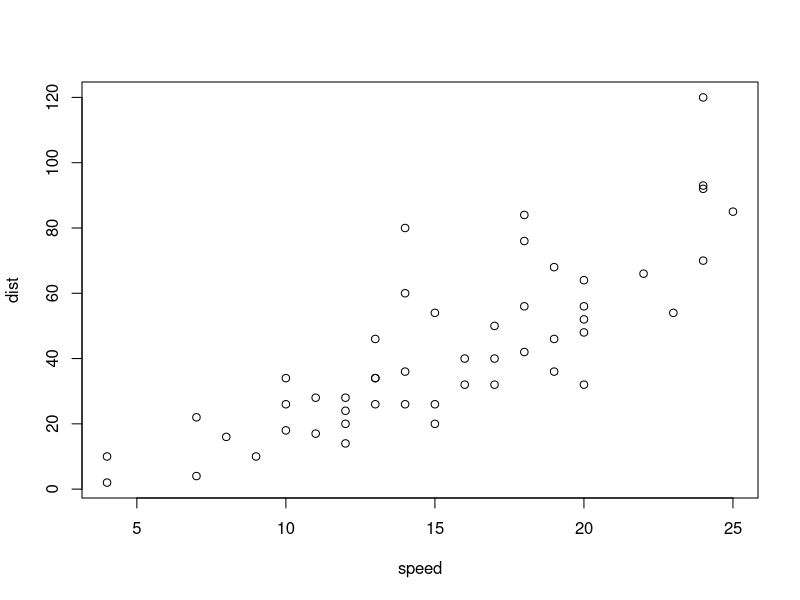
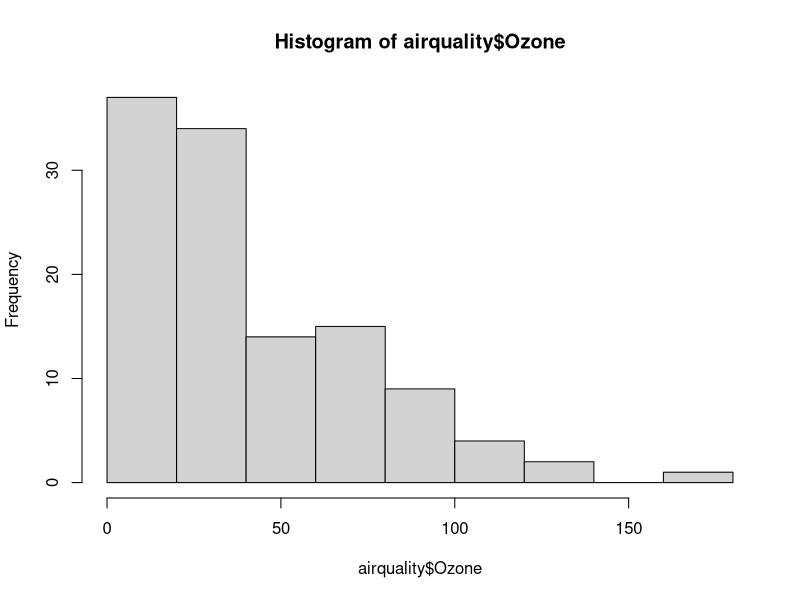
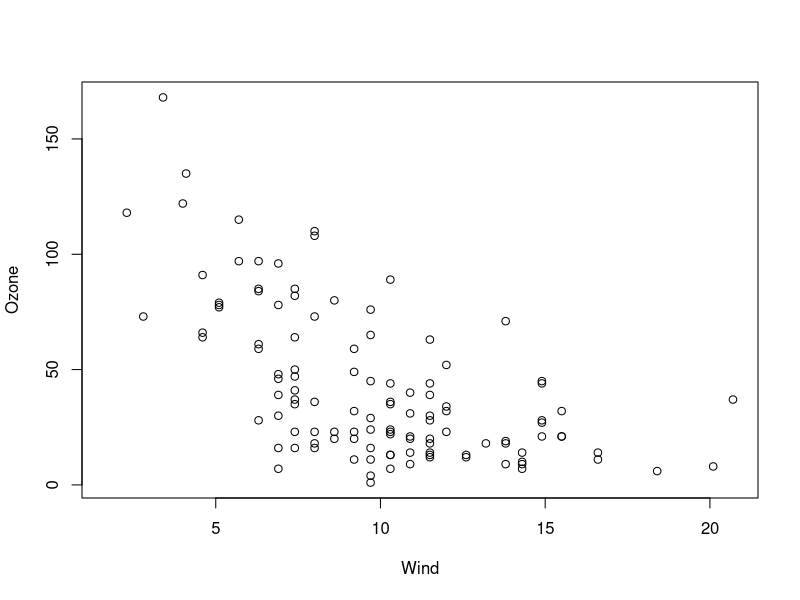
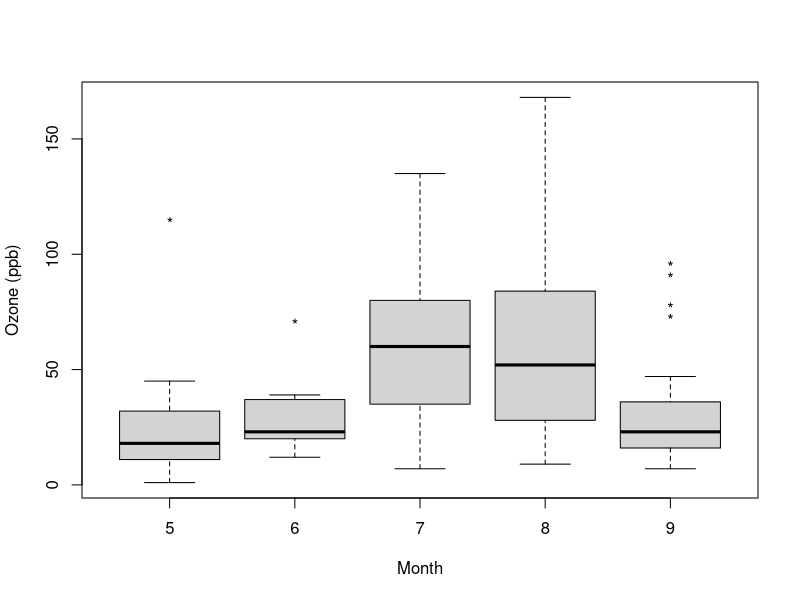
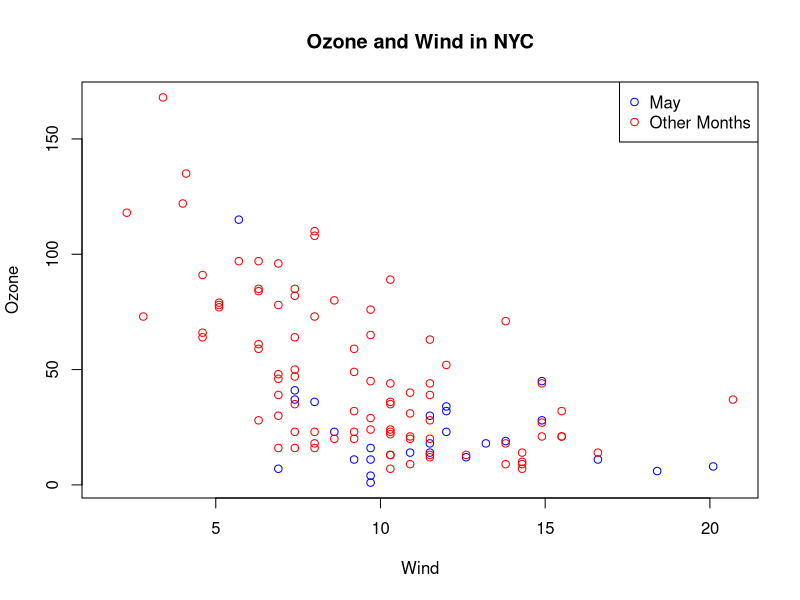
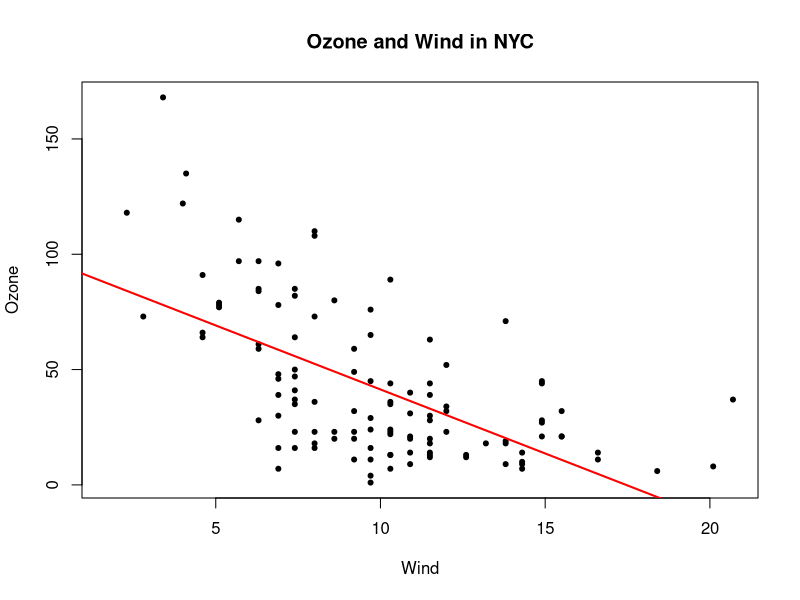
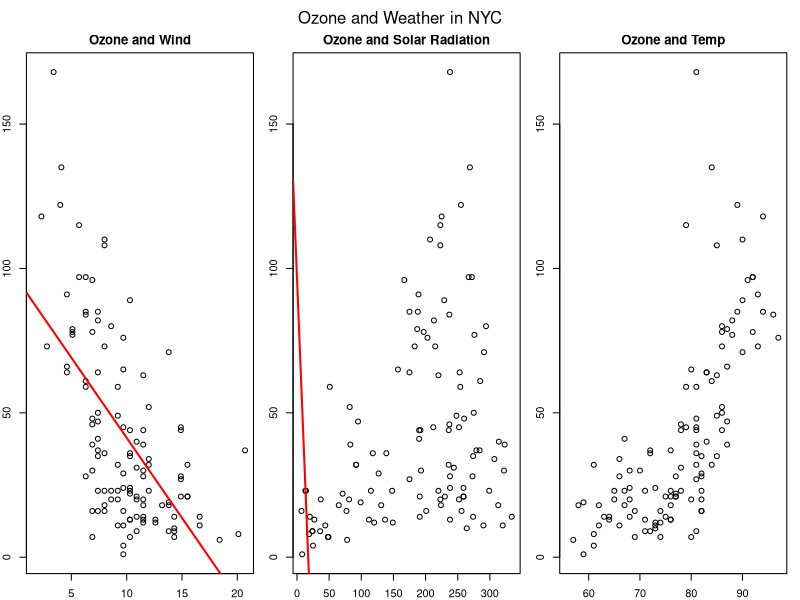
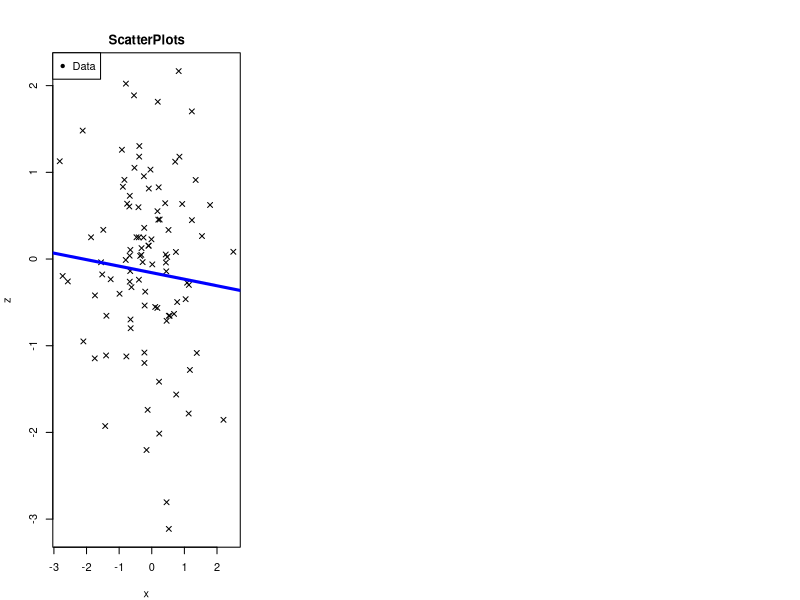

R code for these plots, in order:
## ---- chunk 1
library(datasets)
data(cars)
with(cars, plot(speed, dist))

## ---- chunk 2
hist(airquality$Ozone)
## ---- chunk 3
with(airquality, plot(Wind, Ozone))
## ---- chunk 4
airquality <- transform(airquality, Month = factor(Month))
boxplot(Ozone ~ Month, airquality, xlab = "Month", ylab = "Ozone (ppb)" , pch = "*")
## ---- chunk 5
with(airquality, plot(Wind, Ozone, main = "Ozone and Wind in NYC", type = "n"))
with (subset(airquality, Month == 5), points (Wind, Ozone, col = "blue"))
with (subset(airquality, Month != 5), points (Wind, Ozone, col = "red"))
legend("topright", pch = 1, col = c("blue", "red"), legend = c("May", "Other Months"))
## ---- chunk 6
with(airquality, plot(Wind, Ozone, main = "Ozone and Wind in NYC", pch = 20))
model <- lm(Ozone ~ Wind, airquality)
abline(model, lwd = 2, col="red")
## ---- chunk 7
par(mfrow = c(1,3), mar = c(2,2,2,1), oma = c(0,0,2,0))
with (airquality, {
  plot(Wind, Ozone, main = "Ozone and Wind")
  abline(model, lwd = 2, col="red")
  plot(Solar.R, Ozone, main = "Ozone and Solar Radiation")
  abline(model, lwd = 2, col="red")
  plot(Temp, Ozone, main = "Ozone and Temp")
  abline(model, lwd = 2, col="red")
  mtext("Ozone and Weather in NYC", outer = T)
})
## ---- chunk 8
x <- rnorm(100)
# hist(x)
y <- rnorm(100)
# plot(x,y)
z <- rnorm (100)
# plot(x,z)
# plot(x,y)

par(mar = c(4,4,2,2))

plot(x,z, pch=4)
title("ScatterPlots")
legend("topleft", legend = "Data", pch = 20)
fit <- lm(x ~ z)
abline(fit, lw=3, col="blue")
z <- rpois(100,2)

par("mar")
#example("points")

## ---- chunk 9
par(mfrow = c(2,2))
plot(x, y , pch = 20)
plot(x, y , pch = 19)
plot(x, z , pch = 20)
plot(z, y , pch = 19)
## ---- chunk 10
x <- rnorm(100)
y <- x + rnorm(100)
g <- gl(2,50, labels = c("Male", "Female"))
maleLM <- lm(x[g == "Male"] ~ y[g == "Male"])
femaleLM <- lm(x[g == "Female"] ~ y[g == "Female"])
plot(x,y, type = "n")
points(x[g == "Male"], y[g == "Male"], col = "green")
points(x[g == "Female"], y[g == "Female"], col = "blue")
abline(maleLM, col= "green", lw=3)
abline(femaleLM, col= "blue", lw=3)
## ---- chunk 11

pdf(file = "myplot.pdf")

x <- rnorm(100)
y <- x + rnorm(100)
g <- gl(2,50, labels = c("Male", "Female"))
maleLM <- lm(x[g == "Male"] ~ y[g == "Male"])
femaleLM <- lm(x[g == "Female"] ~ y[g == "Female"])
plot(x,y, type = "n")
points(x[g == "Male"], y[g == "Male"], col = "green")
points(x[g == "Female"], y[g == "Female"], col = "blue")
abline(maleLM, col= "green", lw=3)
abline(femaleLM, col= "blue", lw=3)

dev.off()
## ---- chunk 12



x <- rnorm(100)
y <- x + rnorm(100)
g <- gl(2,50, labels = c("Male", "Female"))
maleLM <- lm(x[g == "Male"] ~ y[g == "Male"])
femaleLM <- lm(x[g == "Female"] ~ y[g == "Female"])
plot(x,y, type = "n")
points(x[g == "Male"], y[g == "Male"], col = "green")
points(x[g == "Female"], y[g == "Female"], col = "blue")
abline(maleLM, col= "green", lw=3)
abline(femaleLM, col= "blue", lw=3)
dev.copy2pdf(file = "myplot.pdf")
dev.off() 

